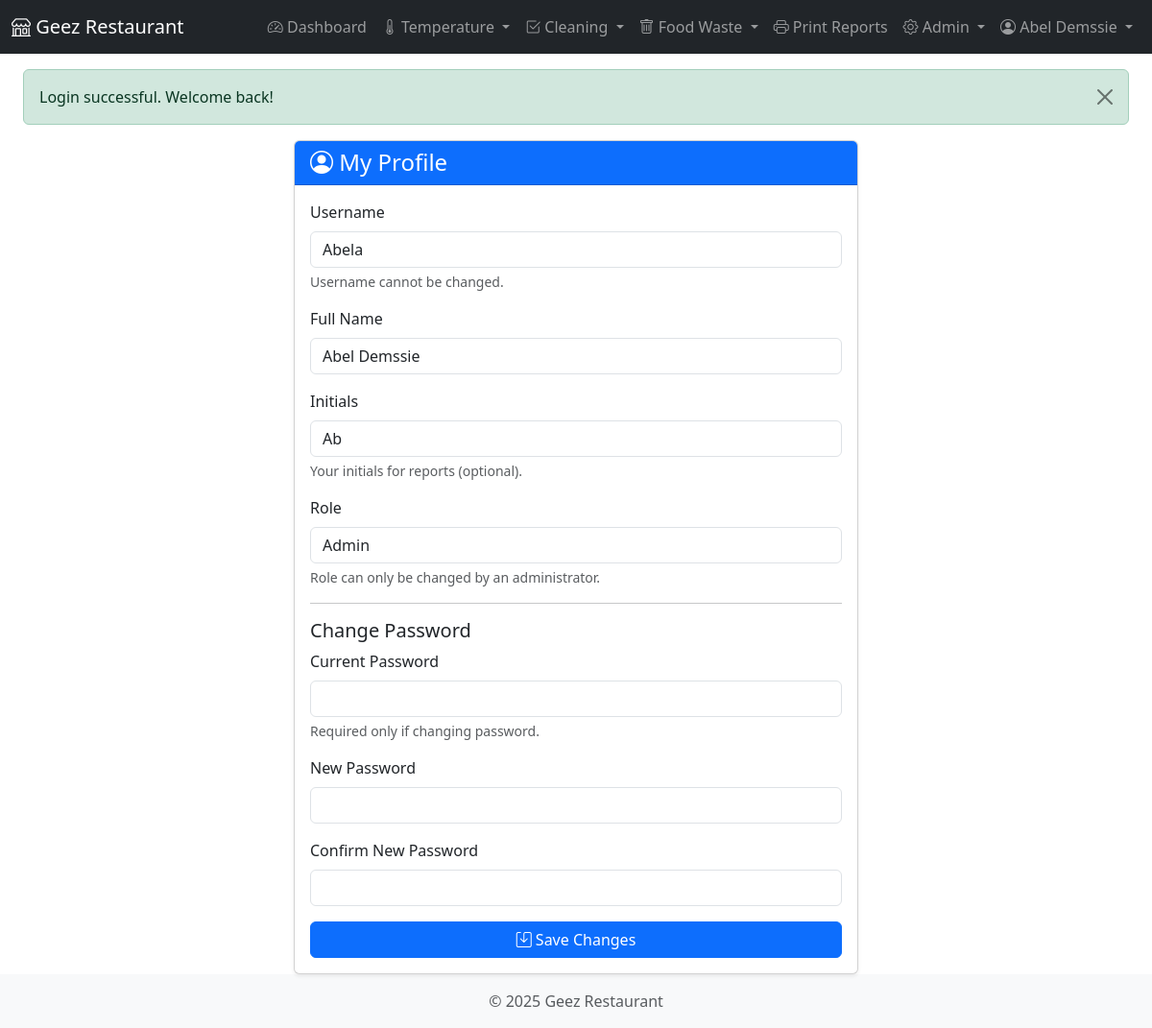
Screenshot of /modules/auth/profile.php (signed in) with the database file from the repository.
### tables this page shows
CREATE TABLE `users` (
  `user_id` int(11) NOT NULL,
  `username` varchar(50) NOT NULL,
  `password` varchar(255) NOT NULL,
  `full_name` varchar(100) NOT NULL,
  `email` varchar(100) DEFAULT NULL,
  `initials` varchar(10) DEFAULT NULL,
  `role` enum('admin','manager','staff') NOT NULL DEFAULT 'staff',
  `is_active` tinyint(1) NOT NULL DEFAULT 1,
  `last_login` datetime DEFAULT NULL,
  `created_at` datetime NOT NULL,
  `updated_at` datetime DEFAULT NULL
);

### classes/Database.php (called while the page is built, shortened)
<?php
class Database {
    private $host = DB_HOST;
    private $dbname = DB_NAME;
    private $username = DB_USER;
    private $password = DB_PASS;
    private $charset = DB_CHARSET;
    private $options = DB_OPTIONS;
    private $pdo;
    public function __construct() {
        $dsn = "mysql:host={$this->host};dbname={$this->dbname};charset={$this->charset}";
        try {
            $this->pdo = new PDO($dsn, $this->username, $this->password, $this->options);
        } catch (PDOException $e) {
            throw new Exception("Database connection failed: " . $e->getMessage());
        }
    }
    public function query($sql, $params = []) {
        try {
            $stmt = $this->pdo->prepare($sql);
            $stmt->execute($params);
            return $stmt;
        } catch (PDOException $e) {
            throw new Exception("Query failed: " . $e->getMessage());
        }
    }
    public function fetchRow($sql, $params = []) {
        $stmt = $this->query($sql, $params);
        return $stmt->fetch();
    }
}

### classes/User.php (called while the page is built, shortened)
<?php
class User {
    private $db;
    public function __construct($db) {
        $this->db = $db;
    }
    public function isLoggedIn() {
        return isset($_SESSION['user_id']);
    }
    public function getById($user_id) {
        $sql = "SELECT * FROM users WHERE user_id = ?";
        return $this->db->fetchRow($sql, [$user_id]);
    }
    public function getCurrentUserId() {
        return $this->isLoggedIn() ? $_SESSION['user_id'] : null;
    }
}

### modules/auth/profile.php (the view, shortened to what this page needs)
<?php
require_once dirname(dirname(dirname(__FILE__))) . '/includes/header.php';
$user_data = $user->getById($user->getCurrentUserId());
?>
<div class="row justify-content-center">
    <div class="col-md-8 col-lg-6">
        <div class="card shadow-sm">
            <div class="card-header bg-primary text-white">
                <h4 class="card-title mb-0"><i class="bi bi-person-circle"></i> My Profile</h4>
            </div>
            <div class="card-body">
                <form method="post" action="">
                    <div class="mb-3">
                        <label for="username" class="form-label">Username</label>
                        <input type="text" class="form-control" id="username" value="<?php echo htmlspecialchars($user_data['username']); ?>" readonly>
                        <div class="form-text">Username cannot be changed.</div>
                    </div>
                    <div class="mb-3">
                        <label for="full_name" class="form-label">Full Name</label>
                        <input type="text" class="form-control" id="full_name" name="full_name" value="<?php echo htmlspecialchars($user_data['full_name']); ?>" required>
                    </div>
                    <div class="mb-3">
                        <label for="initials" class="form-label">Initials</label>
                        <input type="text" class="form-control" id="initials" name="initials" value="<?php echo htmlspecialchars($user_data['initials']); ?>" maxlength="5">
                        <div class="form-text">Your initials for reports (optional).</div>
                    </div>
                    <div class="mb-3">
                        <label for="role" class="form-label">Role</label>
                        <input type="text" class="form-control" id="role" value="<?php echo ucfirst(htmlspecialchars($user_data['role'])); ?>" readonly>
                        <div class="form-text">Role can only be changed by an administrator.</div>
                    </div>
                    <hr>
                    <h5>Change Password</h5>
                    <div class="mb-3">
                        <label for="current_password" class="form-label">Current Password</label>
                        <input type="password" class="form-control" id="current_password" name="current_password">
                        <div class="form-text">Required only if changing password.</div>
                    </div>
                    <div class="mb-3">
                        <label for="new_password" class="form-label">New Password</label>
                        <input type="password" class="form-control" id="new_password" name="new_password">
                    </div>
                    <div class="mb-3">
                        <label for="confirm_password" class="form-label">Confirm New Password</label>
                        <input type="password" class="form-control" id="confirm_password" name="confirm_password">
                    </div>
                    <div class="d-grid gap-2">
                        <button type="submit" class="btn btn-primary">
                            <i class="bi bi-save"></i> Save Changes
                        </button>
                    </div>
                </form>
            </div>
        </div>
    </div>
</div>
<?php
require_once INCLUDE_PATH . '/footer.php';
?>

### rows the page displays
users: username "Abela", full_name "Abel Demssie", initials "Ab", role "Admin"

### other values shown
$_SESSION['full_name'] "Abel Demssie"
$flash_message['message'] "Login successful. Welcome back!"
